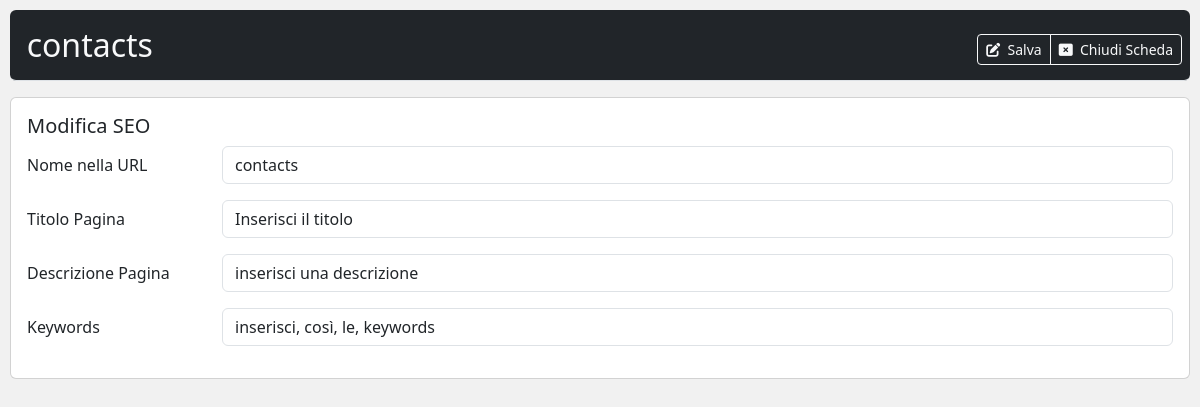
/admin/ui-gestisci/modifica_seo.php?id=3 (signed in), run on the app's committed database.
### tables this page shows
CREATE TABLE `seo` (
  `id` int(11) NOT NULL,
  `editor_page` varchar(255) NOT NULL,
  `page_name` varchar(255) NOT NULL,
  `slug` varchar(255) NOT NULL,
  `title` varchar(255) DEFAULT NULL,
  `description` text,
  `keywords` text
);

### admin/ui-gestisci/modifica_seo.php (the view, shortened to what this page needs)
<?php
require '../../conn.php';
if (isset($_GET['id']) && is_numeric($_GET['id'])) {
    $id = $_GET['id'];
} else {
    $result = 'Id pagina non trovato';
    exit;
}
$stmt = $conn->prepare("SELECT * FROM seo WHERE id = ?");
$stmt->bind_param("i", $id);
$stmt->execute();
$result = $stmt->get_result();
if ($result->num_rows > 0) {
    $row = $result->fetch_assoc();
    $page_name = $row['page_name'];
    $slug = $row['slug'];
    $title = $row['title'];
    $description = $row['description'];
    $keywords = $row['keywords'];
} else {
    $result = 'Pagina non trovata';
    exit;
}
?>
<!DOCTYPE html>
<html lang="it">
<head>
    <?php include '../materials/head_content.php'; ?>
</head>
<body style="background-color: #f1f1f1;">
<form action="" method="POST" style="padding: 10px;">
    <div class="d-flex justify-content-between flex-wrap flex-md-nowrap align-items-center pt-3 pb-2 mb-3 border-bottom bg-dark text-light rounded-2">
        <h1 class="h2">&nbsp;&nbsp;<?php echo htmlspecialchars($page_name); ?></h1>
        <div class="btn-toolbar mb-2 mb-md-0">
            <div class="btn-group me-2">
                <button type="submit" onclick="saveAndRefresh();" class="btn btn-sm btn-outline-light"><i class="fa-solid fa-pen-to-square"></i>&nbsp; Salva</button>
                <a href="#" class="btn btn-sm btn-outline-light" onclick="exit();"><i class="fa-solid fa-rectangle-xmark"></i>&nbsp; Chiudi Scheda</a>
            </div>
        </div>
    </div>
    <div class="row">
        <div class="col-md-12">
            <div class="card mb-3">
                <div class="card-body">
                    <h5 class="card-title">Modifica SEO</h5>
                    <div class="mb-3 row">
                        <label class="col-sm-2 col-form-label">Nome nella URL</label>
                        <div class="col-sm-10">
                            <input type="text" readonly class="form-control" value="<?php echo htmlspecialchars($slug); ?>">
                        </div>
                    </div>
                    <div class="mb-3 row">
                        <label class="col-sm-2 col-form-label">Titolo Pagina</label>
                        <div class="col-sm-10">
                            <input type="text" name="title" class="form-control" value="<?php echo htmlspecialchars($title); ?>">
                        </div>
                    </div>
                    <div class="mb-3 row">
                        <label class="col-sm-2 col-form-label">Descrizione Pagina</label>
                        <div class="col-sm-10">
                            <input type="text" name="description" class="form-control" value="<?php echo htmlspecialchars($description); ?>">
                        </div>
                    </div>
                    <div class="mb-3 row">
                        <label class="col-sm-2 col-form-label">Keywords</label>
                        <div class="col-sm-10">
                            <input type="text" name="keywords" class="form-control" value="<?php echo htmlspecialchars($keywords); ?>">
                        </div>
                    </div>
                </div>
            </div>
        </div>
    </div>
</form>
<?php include '../materials/script.php'; ?>
</body>
</html>

### admin/materials/dashboard.css (style rules this page uses)
body { font-size: .875rem; }

### data on the page
seo: page_name "contacts", slug "contacts", title "Inserisci il titolo", description "inserisci una descrizione", keywords "inserisci, così, le, keywords"
